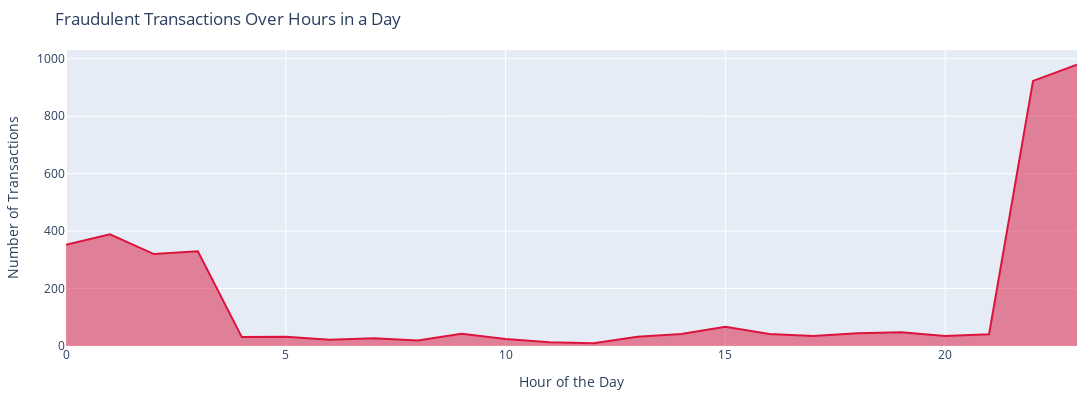

Source (notebook cell):
### Markdown cell above
### Fraudulent Transactions Over Hours in a Day

### Code cell
# transactions['transaction_date'] = pd.to_datetime(transactions['trans_date_trans_time']).dt.date
transactions_per_hour_fraud = transactions[transactions['is_fraud'] == 1].groupby('Hour').size()

# Convert your groupby object to a DataFrame
df_transactions_per_hour_fraud = transactions_per_hour_fraud.reset_index()
df_transactions_per_hour_fraud.columns = ['Hour', 'Number of Fraudulent Transactions']

# Create the plot
fig = px.area(
    df_transactions_per_hour_fraud, 
    x='Hour', 
    y='Number of Fraudulent Transactions', 
    title='Fraudulent Transactions Over Hours in a Day',
    color_discrete_sequence=['crimson'],
    labels={'Hour': 'Hour of the Day', 'Number of Fraudulent Transactions': 'Number of Transactions'}
)

fig.update_layout(
    width=1200,
    height=400,
    margin=dict(l=15, r=15, t=50, b=20),
)

fig.show()

### Figure 1 — Plotly figure (JSON) as saved in the notebook; plotly's stock layout.template omitted (floating-point values rounded to 4 significant figures)
{"data": [{"fillpattern": {"shape": ""}, "hovertemplate": "Hour of the Day=%{x}<br>Number of Transactions=%{y}<extra></extra>", "legendgroup": "", "line": {"color": "crimson"}, "marker": {"symbol": "circle"}, "mode": "lines", "name": "", "orientation": "v", "showlegend": false, "stackgroup": "1", "type": "scatter", "x": [0, 1, 2, 3, 4, 5, 6, 7, 8, 9, 10, 11, 12, 13, 14, 15, 16, 17, 18, 19, 20, 21, 22, 23], "xaxis": "x", "y": [352, 389, 320, 330, 31, 32, 22, 27, 19, 43, 24, 13, 10, 32, 42, 67, 42, 35, 44, 48, 35, 41, 923, 979], "yaxis": "y"}], "layout": {"height": 400, "legend": {"tracegroupgap": 0}, "margin": {"b": 20, "l": 15, "r": 15, "t": 50}, "title": {"text": "Fraudulent Transactions Over Hours in a Day"}, "width": 1200, "xaxis": {"anchor": "y", "domain": [0, 1], "title": {"text": "Hour of the Day"}}, "yaxis": {"anchor": "x", "domain": [0, 1], "title": {"text": "Number of Transactions"}}}}
